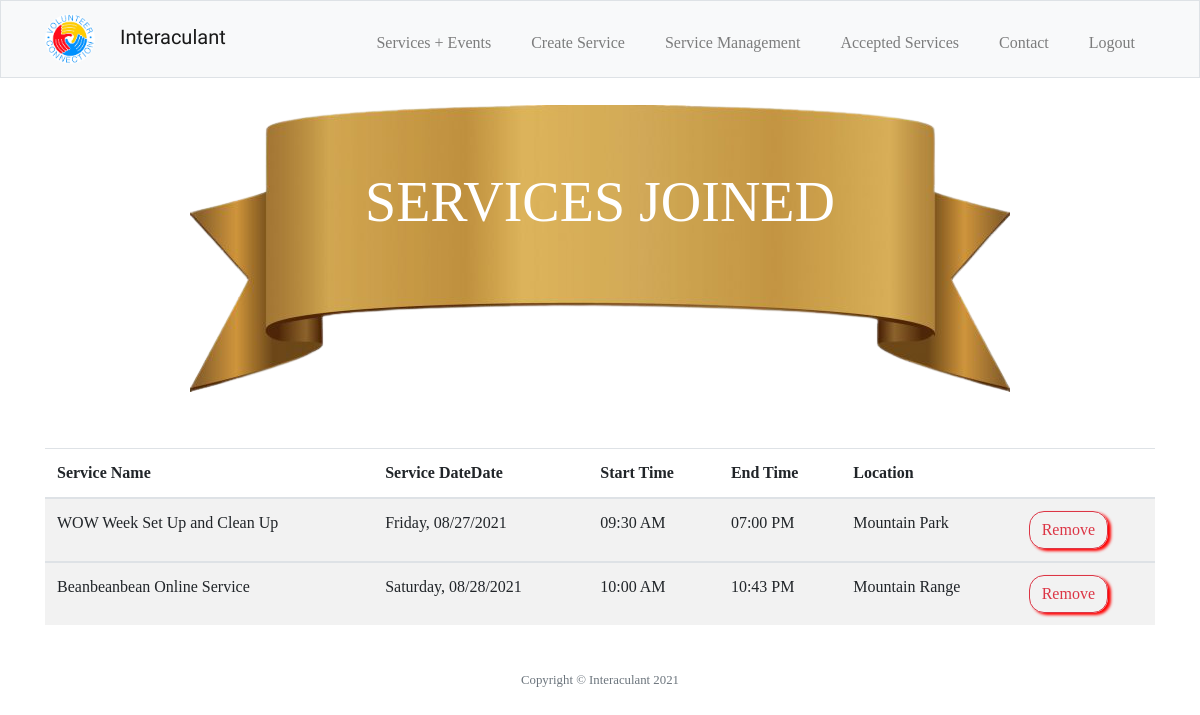
Page /service_joined (signed in) on the earlier database version.
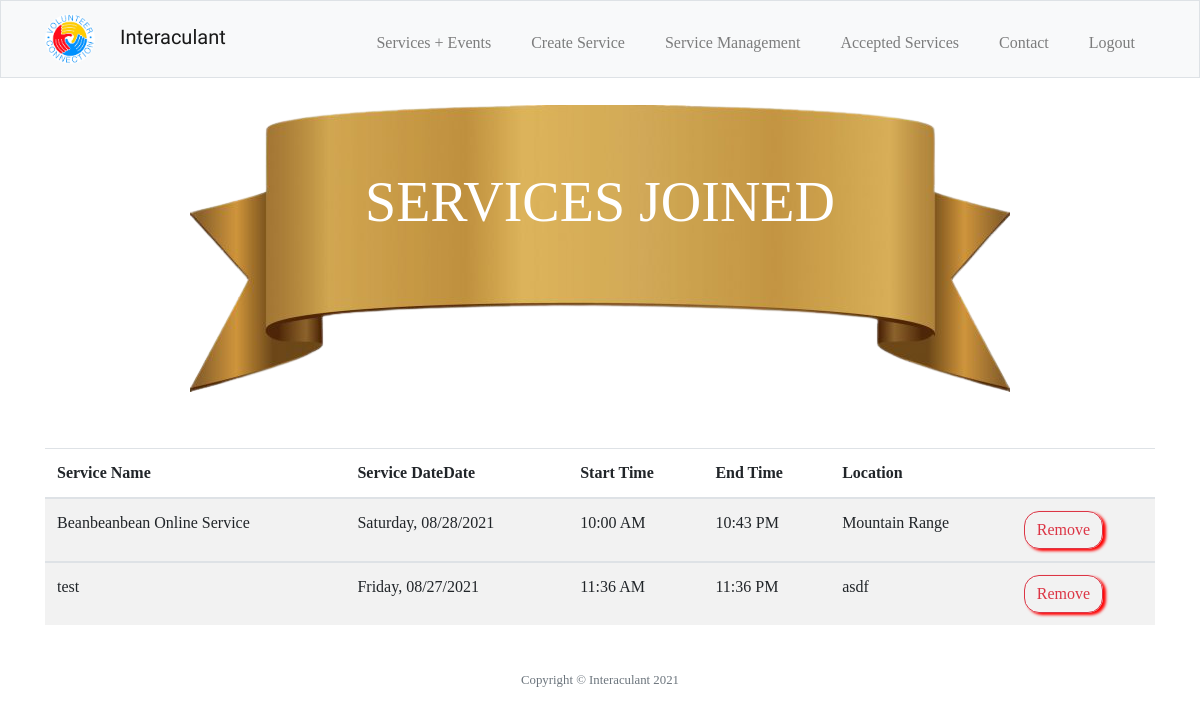
Same page on the later database version.
### tables this page shows
CREATE TABLE volunteers (services_id INTEGER, user_id INTEGER, volunteer_username TEXT NOT NULL, volunteer_email TEXT NOT NULL, title TEXT NOT NULL, date TEXT NOT NULL, start_time TEXT NOT NULL, end_time TEXT NOT NULL, location TEXT NOT NULL, FOREIGN KEY(services_id) REFERENCES services(id), FOREIGN KEY(user_id) REFERENCES users(id));

### app.py (the view)
@app.route("/service_joined", methods=["GET", "POST"])
@login_required
def service_joined():
    if request.method == "POST":
        service_id = request.get_json()[0]['service_id']
        user_id = request.get_json()[0]['user_id']
        con = sqlite3.connect("volunteer.db")
        con.row_factory = dict_factory
        db = con.cursor()
        try:
            db.execute("DELETE FROM volunteers WHERE services_id = ? AND user_id = ?", (service_id, user_id))
            results = {'processed': 'true'}
            db.execute("UPDATE services SET available = available+1 WHERE id =?", (service_id))
            flash("Successfully Removed!", "success")
        except:
            flash("Something went wrong", "danger")
            results = {'processed': 'false'}
        con.commit()
        con.close()
        return jsonify(results)
    else:
        con = sqlite3.connect("volunteer.db")
        con.row_factory = dict_factory
        db = con.cursor()
        joined = db.execute("SELECT services_id, user_id, title, date, start_time, end_time, location from volunteers WHERE user_id =?", [session["user_id"]]).fetchall()
        con.commit()
        con.close()
        return render_template("services_joined.html", joined = joined)

### app.py (called while the page is built)
@app.after_request
def after_request(response):
    response.headers["Cache-Control"] = "no-cache, no-store, must-revalidate"
    response.headers["Expires"] = 0
    response.headers["Pragma"] = "no-cache"
    return response

### helper.py (called while the page is built)
def dict_factory(cursor, row):
    d = {}
    for idx,col in enumerate(cursor.description):
        d[col[0]] = row[idx]
    return d

def login_required(f):
    @wraps(f)
    def decorated_function(*args, **kwargs):
        if session.get("user_id") is None:
            return redirect("/login")
        return f(*args, **kwargs)
    return decorated_function

### templates/services_joined.html (shortened to what this page needs)
{% extends "layout.html" %}
{% block main %}
<header class="service-title">
    <div class="service-text display-4">
        <span>SERVICES JOINED</span>
    </div>
</header>
<section>
    <div class="container">
        <table class="table table-striped">
            <thead>
                <th scope="col">Service Name</th>
                <th scope="col">Service DateDate</th>
                <th scope="col">Start Time</th>
                <th scope="col">End Time</th>
                <th scope="col">Location</th>
                <th scope="col"></th>
            </thead>
            {% for join in joined %}
                <tbody>
                    <td scope="col">{{join.title}}</td>
                    <td scope="col">{{join.date}}</td>
                    <td scope="col">{{join.start_time}}</td>
                    <td scope="col">{{join.end_time}}</td>
                    <td scope="col">{{join.location}}</td>
                    <td scope="col"><button style="border-radius: 15px; box-shadow:3px 2px 3px red;" type="button" class="btn btn-outline-danger" onclick="remove('{{join.services_id}}', '{{join.user_id}}')">Remove</button></td>
                </tbody>
            {% endfor %}
        </table>
    </div>
</section>
{% endblock %}

Differences in the rows shown:
removed volunteers: title "WOW Week Set Up and Clean Up", date "Friday, 08/27/2021", start_time "09:30 AM", end_time "07:00 PM", location "Mountain Park"
added volunteers: title "test", date "Friday, 08/27/2021", start_time "11:36 AM", end_time "11:36 PM", location "asdf"
